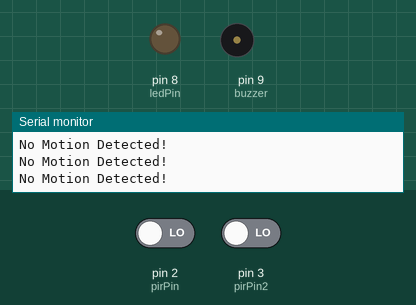
Recording of a sketch running on a simulated Arduino Uno, built with avr-gcc and run on an emulated ATmega328P. On the bench: output pins drawn as LEDs (lit = HIGH), buzzer (waves = sounding, pin HIGH), the last lines printed to the serial monitor. The inputs (shaded band) are chosen by the test bench; at power-on: pin 2 (pirPin) LOW, pin 3 (pirPin2) LOW.

Above: at 2.8 s.
2.9 s: pin 2 (pirPin) driven HIGH
At 3.7 s:
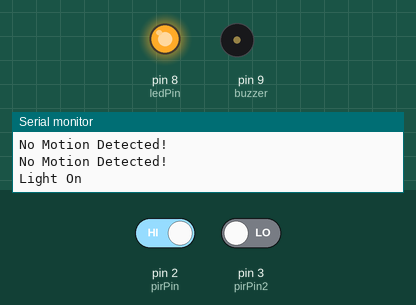
6.5 s: pin 3 (pirPin2) driven HIGH
At 9.5 s:
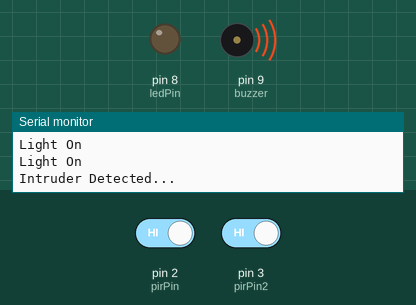
10.6 s: pin 3 (pirPin2) driven LOW
13.0 s: pin 2 (pirPin) driven LOW
At 14.5 s:
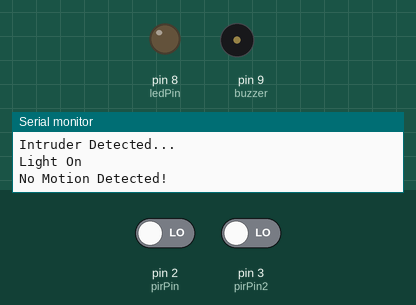
Timing chart, 0 to 16.0 s (numbered marks = the images above; inputs shaded):
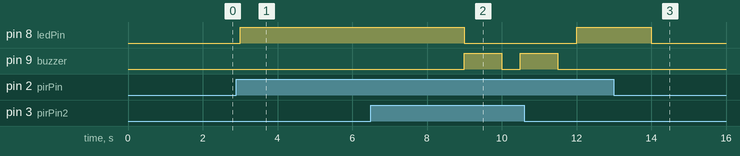

Measured:
- after the input at 2.9 s, pin 8 (ledPin): LOW → HIGH after 0.10 s
- after the input at 6.5 s, pin 8 (ledPin): HIGH → LOW after 2.5 s; pin 9 (buzzer): LOW → HIGH after 2.5 s, → LOW 1.0 s later, → HIGH 0.50 s later
- after the input at 13.0 s, pin 8 (ledPin): HIGH → LOW after 1.0 s

The sketch:

Motion_Sensor_Prototype_Code.ino
```cpp
int ledPin = 8;                  // LED
int pirPin = 2;                   // PIR Out pin
int pirStat = 0;                  // PIR status
int buzzer = 9;
int pirPin2 = 3;
int pirStat2 = 0;

void setup() {
  pinMode(ledPin, OUTPUT);        // declare LED as output
  pinMode(pirPin, INPUT);         // declare sensor as input
  pinMode(buzzer, OUTPUT);
  pinMode(pirPin2, INPUT);
  Serial.begin(9600);

}

void loop(){
 pirStat = digitalRead(pirPin);
 pirStat2 = digitalRead(pirPin2);
 if (pirStat == HIGH || pirStat2 == HIGH) {             // if motion detected
  //  Serial.println("Motion Detected!");
  //  digitalWrite(ledPin, HIGH);      // turn LED ON
  //  delay(1000);                      // wait for a second
  //  digitalWrite(ledPin, LOW);       // turn LED OFF
  //  delay(1000);                      // wait for a second
  if(pirStat == HIGH){
    digitalWrite(ledPin, HIGH);

    Serial.print("Light On\n");
    delay(2000);
    digitalWrite(ledPin, LOW);
  }
  if(pirStat2 == HIGH){
    Serial.print("Intruder Detected...\n");
    for(int i =0; i<2; i++){
      digitalWrite(buzzer, HIGH);
      delay(1000);
      digitalWrite(buzzer, LOW);
      delay(500);
    }
  }
 }
 else {
   digitalWrite(ledPin, LOW);       // LED stays off if no motion detected
   Serial.println("No Motion Detected!");
   delay(1000);
 }
}
```
